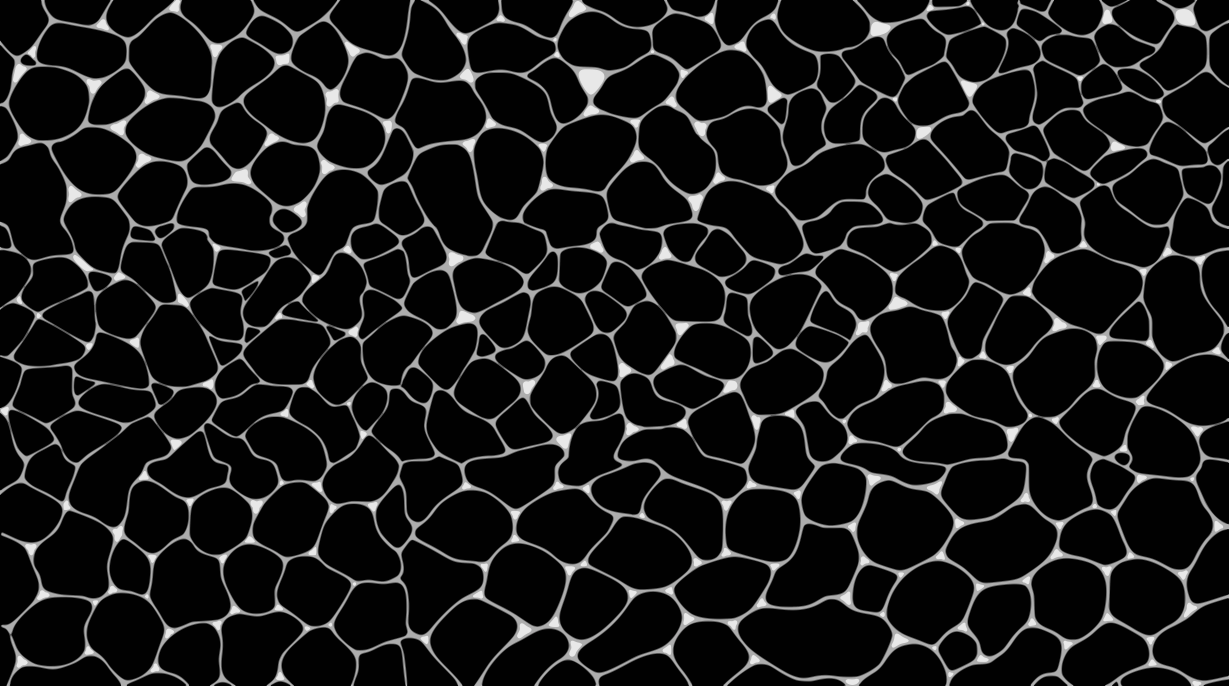
#> input picture Assets/Patron_1-PC-HD.webp, 8600 x 4800 px (shown at 1/7 size); its folder holds only this picture in this run
$ python generate_assets.py
#> lines starting #> are read from the running program, lines starting #| are printed output that depends on the picture
#!/usr/bin/env python3
"""
Script de automatización para generar variantes optimizadas en escala de grises WebP (q=90).
Solo mantiene PC-HD (1.0x) y Mobile-HD (0.4x).
"""
import os
from PIL import Image

BASE_DIR = os.path.dirname(os.path.dirname(os.path.abspath(__file__)))
ASSETS_DIR = os.path.join(BASE_DIR, "Assets")

VARIANTS = [
    ("PC-HD", 1.0),
    ("Mobile-HD", 0.4)
]

PATTERNS = ["Patron_1", "Patron_2"]

def main():
    print("=== Generando variantes optimizadas WebP (PC-HD / Mobile-HD) ===")
    for name in PATTERNS:
        src_path = os.path.join(ASSETS_DIR, f"{name}-PC-HD.webp")
        if not os.path.exists(src_path):
            print(f"[!] No se encontró {src_path}")
            continue

        print(f"\nProcesando {name} desde {src_path}...")
        img = Image.open(src_path).convert("L")
        orig_w, orig_h = img.size
#> orig_w = 8600; orig_h = 4800
        print(f"Dimensiones originales: {orig_w}x{orig_h}")
#| Dimensiones originales: 8600x4800

        for label, factor in VARIANTS:
            target_path = os.path.join(ASSETS_DIR, f"{name}-{label}.webp")
            if factor == 1.0:
                target_img = img
            else:
                nw = int(round(orig_w * factor / 4.0)) * 4
                nh = int(round(orig_h * factor / 4.0)) * 4
                target_img = img.resize((nw, nh), Image.Resampling.LANCZOS)

            target_img.save(target_path, "WEBP", quality=90, method=6)
            size_kb = os.path.getsize(target_path) / 1024
            print(f"  -> {label:10} ({target_img.width:4}x{target_img.height:4}) : {size_kb:.1f} KB")
#> this loop made 2 passes
#> pass 2, in main, `target_img = img.resize((nw, nh), Image.Resampling.LANCZOS)`:
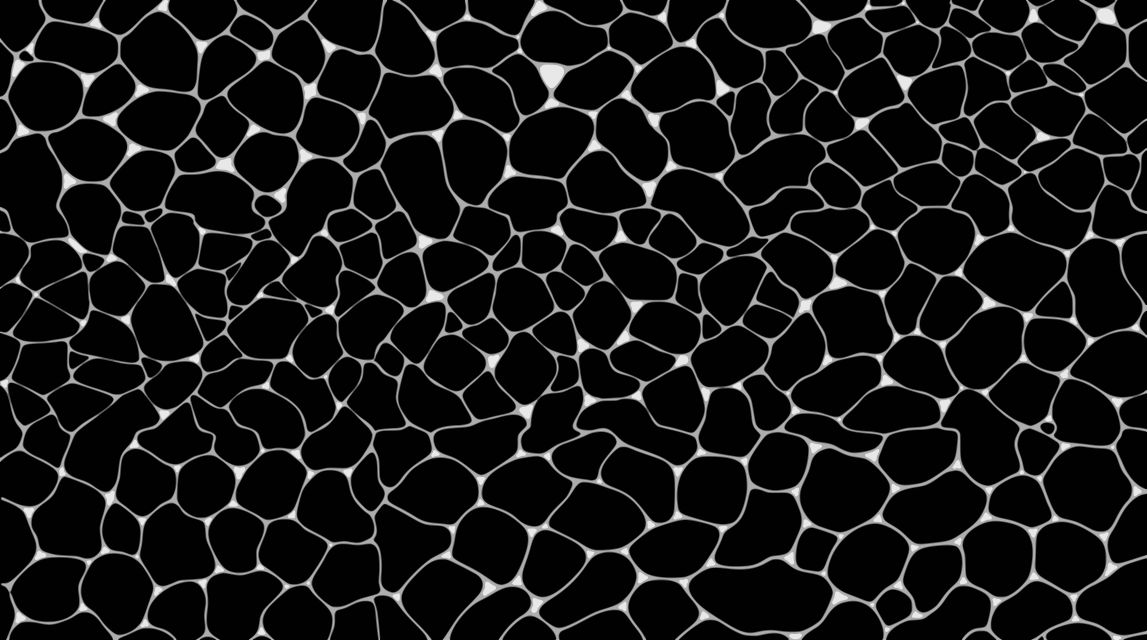
#> target_img: PIL image 3440x1920 L (shown at 1/3 size); min 0, max 240, mean 21.6

    print("\n[OK] Proceso completado exitosamente.")

if __name__ == "__main__":
    main()
